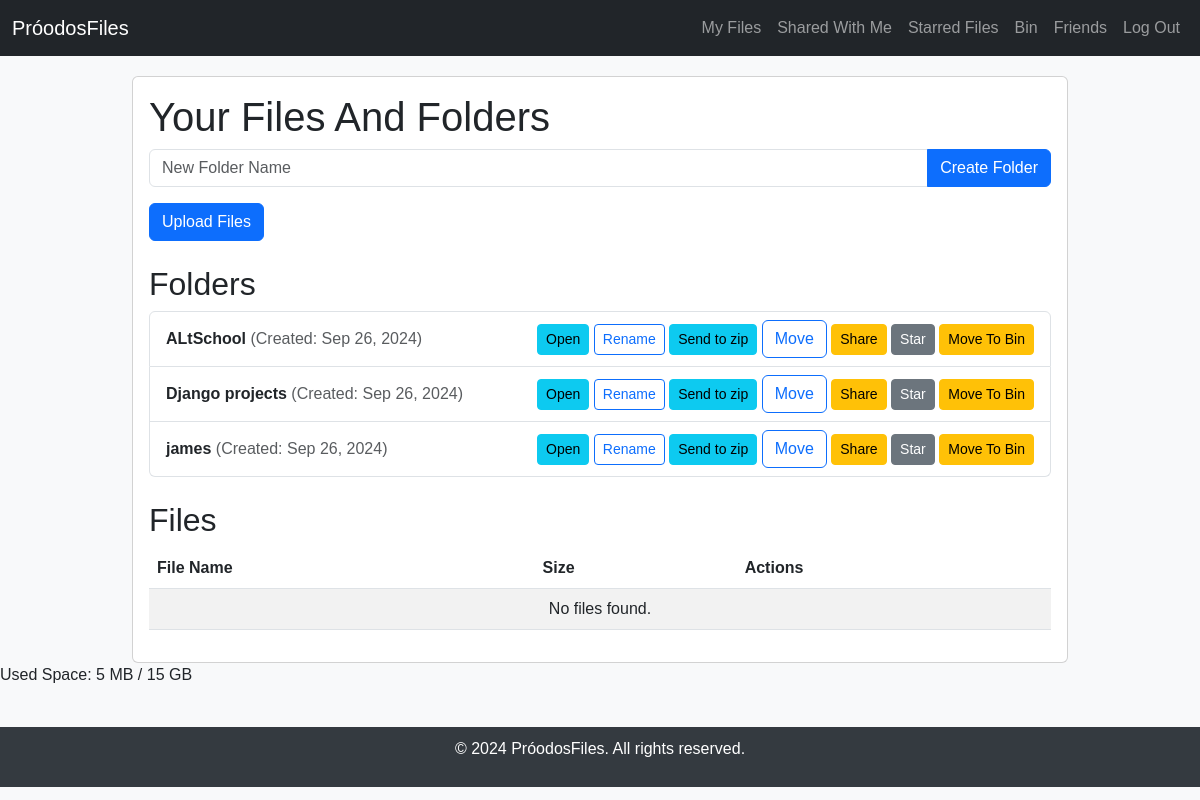
The app's page /all/ (signed in), older data.
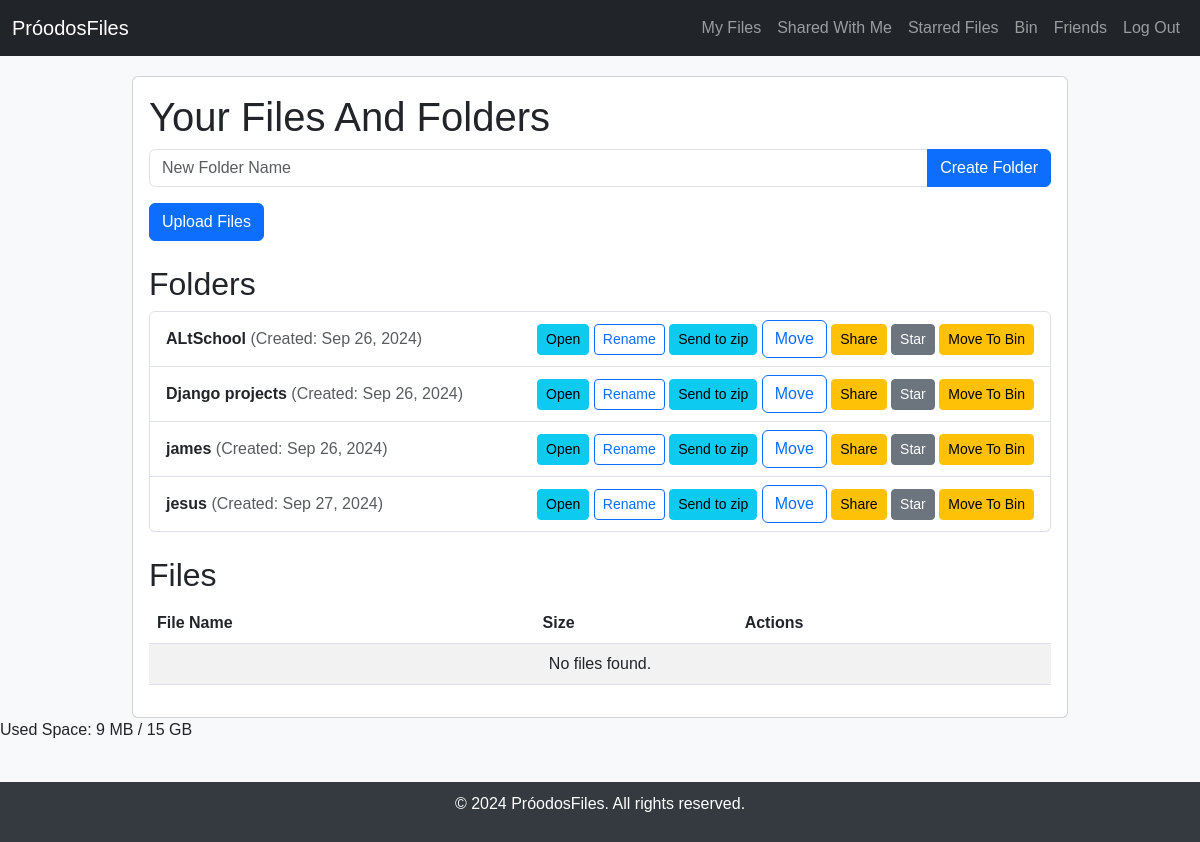
The same page, newer data.
### folder_management/models.py (models this page shows, shortened)
class Folder(models.Model):
    id = models.UUIDField(primary_key=True, default=uuid.uuid4, editable=False)
    owner = models.ForeignKey('user_management.CustomUser', on_delete=models.CASCADE)
    name = models.CharField(max_length=255)
    description = models.CharField(max_length=1000, blank=True, null=True)
    parent = models.ForeignKey('self', null=True, blank=True, related_name='subfolders', on_delete=models.CASCADE)
    access_list = models.ManyToManyField('user_management.CustomUser', related_name='shared_with_me_folders', blank=True)
    access_everyone = models.BooleanField(default=False)
    access_count = models.IntegerField(default=0)
    created_at = models.DateTimeField(auto_now_add=True)
    starred = models.BooleanField(default=False)
    binned = models.DateTimeField(null=True, blank=True)
    objects = FileFolderManager()

### user_management/models.py (models this page shows, shortened)
class CustomUser(AbstractUser):
    id = models.UUIDField(default=uuid.uuid4, primary_key=True, editable=False)
    starred_files = models.ManyToManyField('file_management.File', blank=True)
    starred_folders = models.ManyToManyField('folder_management.Folder', blank=True)
    username = models.CharField(
        max_length=150,
        unique=True,
        help_text='Required. Letters, digits, and spaces only. Max 150 characters',
        validators=[],
        error_messages={
            'unique': "A user with that username already exists.",
        },
    )
    full_name = models.CharField(
        max_length=255,
        help_text='Required field. ',
        validators=[],
    )
    email = models.EmailField(
        max_length=254,
        unique=True,
        help_text='Email is required.',
        validators=[],
        error_messages={
            'unique': 'This email has already been registered',
        },
    )
    quota = models.BigIntegerField(default=15 * 1024 * 1024 * 1024)
    used_space = models.BigIntegerField(default=0)
    objects = CustomUserManager()

### homepage/views.py (the view, shortened to what this page needs)
# urls.py: path('all/', views.all_files, name='my_files'),
@login_required
def all_files(request):
    folders = Folder.objects.filter(owner=request.user, parent=None)
    files = File.objects.filter(owner=request.user, parent=None)
    all_folders = Folder.objects.filter(owner=request.user)
    return render(request, 'files_folders.html', {'folders': folders, 'files': files, 'all_folders': all_folders})

### folder_management/models.py (called while the page is built)
    def not_binned(self):
        return self.filter(binned__isnull=True)

    def get_queryset(self):
        return FileFolderQuerySet(self.model, using=self._db).not_binned()

### folder_management/templatetags/filesizetags.py (called while the page is built)
@register.filter
def human_readable_size(value):
    try:
        value = int(value)
    except (TypeError, ValueError):
        return value
    for unit in ['bytes', 'KB', 'MB', 'GB', 'TB']:
        if value < 1024:
            return f"{value} {unit}"
        value //= 1024
    return f"{value} PB"

### templates/files_folders.html (shortened to what this page needs)
{% extends 'base.html' %}
{% load filesizetags %}
{% load starreditemcheck %}
{% block content %}
<div class="card">
    <div class="card-body">
        <h1 class="card-title">{% if starred %}Starred Files{% else %}{% if folder %}{{ folder.name }}{% else %}Your Files And Folders{% endif %}{% endif %}</h1>
        <div class="mb-3">
            <form method="post">
                <div class="input-group">
                    <input type="text" class="form-control" placeholder="New Folder Name" name="folder_name" required>
                    <button class="btn btn-primary" type="submit">Create Folder</button>
                </div>
            </form>
        </div>
        <div class="mb-4">
            {% if folder %}
            <a href="{% url 'upload_file' folder.id %}" class="btn btn-primary">Upload Files</a>
            {% else %}
            <a href="{% url 'upload_root' %}" class="btn btn-primary">Upload Files</a>
            {% endif %}
        </div>
        <h2>Folders</h2>
        <ul class="list-group mb-4">
            {% for folder in folders %}
            <li class="list-group-item d-flex justify-content-between align-items-center">
                <div>
                    <strong>{{ folder.name }}</strong>
                    <span class="text-muted">(Created: {{ folder.created_at|date:"M d, Y" }})</span>
                </div>
                <div>
                    <a href="{% url 'view_folder' folder.id %}" class="btn btn-info btn-sm">Open</a>
                    <button class="btn btn-sm btn-outline-primary" data-toggle="modal" data-target="#renameModal" data-item-id="{{ folder.id }}" data-item-name="{{ folder.name }}" data-item-type="folder">Rename</button>
                    <a href="{% url 'zip_folder' folder.id %}" class="btn btn-info btn-sm">Send to zip</a>
                    <button class="btn btm-sm btn-outline-primary" onclick="openMoveModal('{{ folder.id }}', 'folder')">Move</button>
                    <a href="{% url 'share_folder' folder.id %}" class="btn btn-warning btn-sm">Share</a>
                    {% if folder.owner == request.user %}
                    <a href="{% url 'star_folder' folder.id %}" class="btn btn-secondary btn-sm">{% if folder.starred %}Unstar{% else %}Star{% endif %}</a>
                    {% else %}
                    <a href="{% url 'star_folder' folder.id %}" class="btn btn-secondary btn-sm">{% if folder|starred_item:request %}Unstar{% else %}Star{% endif %}</a>
                    {% endif %}
                    <a href="{% url 'bin_folder' folder.id %}" class="btn btn-warning btn-sm">Move To Bin</a>
                </div>
            </li>
            {% empty %}
            <li class="list-group-item text-center">No folders found.</li>
            {% endfor %}
        </ul>
        <h2>Files</h2>
        <table class="table table-striped">
            <thead>
                <tr>
                    <th>File Name</th>
                    <th>Size</th>
                    <th>Actions</th>
                </tr>
            </thead>
            <tbody>
                {% for file in files %}
                <tr>
                    <td>{{ file.name }}</td>
                    <td>{{ file.size|human_readable_size }}</td>
                    <td>
                        <a href="{% url 'preview_file' file.id %}" class="btn btn-info btn-sm">View</a>
                        <a href="{% url 'download_file' file.id %}" class="btn btn-success btn-sm">Download</a>
                        <button class="btn btn-sm btn-outline-primary" data-toggle="modal" data-target="#renameModal" data-item-id="{{ file.id }}" data-item-name="{{ file.name }}" data-item-type="file">Rename</button>
                        <button class="btn btm-sm btn-outline-primary" onclick="openMoveModal('{{ file.id }}', 'file')">Move</button>
                        <a href="{% url 'share_file' file.id %}" class="btn btn-warning btn-sm">Share</a>
                        <a href="{% url 'star_file' file.id %}" class="btn btn-secondary btn-sm">{% if file.starred or file|starred_item:request %}Unstar{% else %}Star{% endif %}</a>
                        <a href="{% url 'bin_file' file.id %}" class="btn btn-secondary btn-sm">Move To Bin</a>
                        {% if file.get_extension == 'zip' %}<a href="{% url 'unzip_file' file.id %}" class="btn btn-secondary btn-sm">Unzip</a>{% endif %}
                    </td>
                </tr>
                {% empty %}
                <tr>
                    <td colspan="3" class="text-center">No files found.</td>
                </tr>
                {% endfor %}
            </tbody>
        </table>
    </div>
</div>
{% endblock %}

### templates/base.html (shortened to what this page needs)
{% load filesizetags %}
<!DOCTYPE html>
<html lang="en">
<head>
    <link href="https://cdn.jsdelivr.net/npm/bootstrap@5.3.0/dist/css/bootstrap.min.css" rel="stylesheet">
</head>
<body>
    <nav class="navbar navbar-expand-lg navbar-dark bg-dark">
        <div class="container-fluid">
            <a class="navbar-brand" href="{% url 'homepage' %}">PróodosFiles</a>
            <div class="collapse navbar-collapse" id="navbarNav">
                <ul class="navbar-nav ms-auto">
                    <li class="nav-item">
                        <a class="nav-link" href="{% url 'my_files' %}">My Files</a>
                    </li>
                    <li class="nav-item">
                        <a class="nav-link" href="{% url 'shared_items' %}">Shared With Me</a>
                    </li>
                    <li class="nav-item">
                        <a class="nav-link" href="{% url 'starred_items' %}">Starred Files</a>
                    </li>
                    <li class="nav-item">
                        <a class="nav-link" href="{% url 'binned_view' %}">Bin</a>
                    </li>
                    <li class="nav-item">
                        <a class="nav-link" href="{% url 'friends_list' %}">Friends</a>
                    </li>
                    <li class="nav-item">
                        <form action="{% url 'logout' %}" method="post">
                            <button type="submit" class="nav-link">Log Out</button>
                          </form>
                    </li>
                </ul>
            </div>
        </div>
    </nav>
    <div class="container">
        {% block content %}
        {% endblock %}
    </div>
    <p>Used Space: {{request.user.used_space|human_readable_size}} / {{request.user.quota|human_readable_size}}</p>
    <footer>
        <p>&copy; 2024 PróodosFiles. All rights reserved.</p>
    </footer>
</body>
</html>

### templates/base.html (style rules this page uses)
body { font-family: Arial, sans-serif; background-color: #f8f9fa; }
.navbar { margin-bottom: 20px; }
.container { max-width: 960px; }
footer { margin-top: 40px; padding: 10px 0; background-color: #343a40; color: white; text-align: center; }

Row changes from the older to the newer data that the page shows:
added Folder: name "jesus", created_at "Sep 27, 2024", starred "Star"
changed CustomUser "15 GB": user.used_space|human_readable_size "5 MB" → "9 MB"
